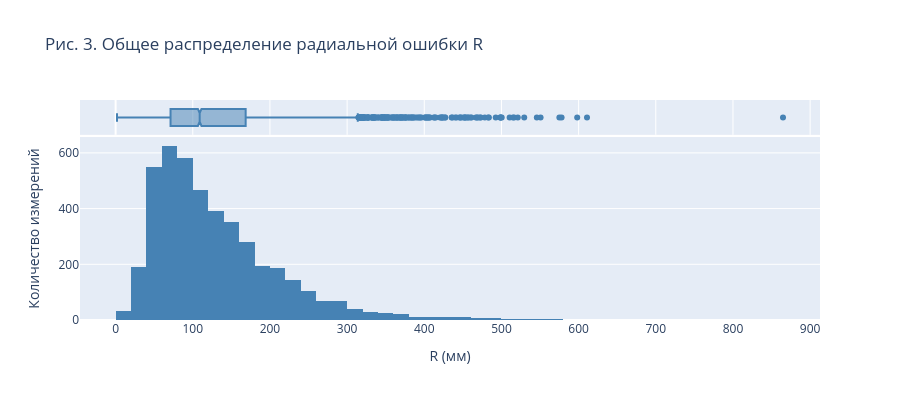

Notebook cell for this chart:
### Code cell
fig = px.histogram(
    df, x="R", nbins=80, marginal="box",
    title="Рис. 3. Общее распределение радиальной ошибки R",
    labels={"R": "R (мм)"},
    color_discrete_sequence=["steelblue"],
)
fig.update_layout(yaxis_title="Количество измерений", height=400)
ALL_FIGS.append(("fig_03_R_distribution", fig))
fig.show()

### Figure 1 — Plotly figure (JSON) as saved in the notebook; plotly's stock layout.template omitted (floating-point values rounded to 4 significant figures; data arrays with more than 128 entries replaced by an {"elided": "..."} marker saying what was removed)
{"data": [{"bingroup": "x", "hovertemplate": "R (мм)=%{x}<br>count=%{y}<extra></extra>", "legendgroup": "", "marker": {"color": "steelblue", "pattern": {"shape": ""}}, "name": "", "nbinsx": 80, "orientation": "v", "showlegend": false, "type": "histogram", "x": {"elided": "4425 float values"}, "xaxis": "x", "yaxis": "y"}, {"hovertemplate": "R (мм)=%{x}<extra></extra>", "legendgroup": "", "marker": {"color": "steelblue"}, "name": "", "notched": true, "showlegend": false, "type": "box", "x": {"elided": "4425 float values"}, "xaxis": "x2", "yaxis": "y2"}], "layout": {"barmode": "relative", "height": 400, "legend": {"tracegroupgap": 0}, "title": {"text": "Рис. 3. Общее распределение радиальной ошибки R"}, "xaxis": {"anchor": "y", "domain": [0, 1], "title": {"text": "R (мм)"}}, "xaxis2": {"anchor": "y2", "domain": [0, 1], "matches": "x", "showgrid": true, "showticklabels": false}, "yaxis": {"anchor": "x", "domain": [0, 0.8316], "title": {"text": "Количество измерений"}}, "yaxis2": {"anchor": "x2", "domain": [0.8416, 1], "matches": "y2", "showgrid": false, "showline": false, "showticklabels": false, "ticks": ""}}}
